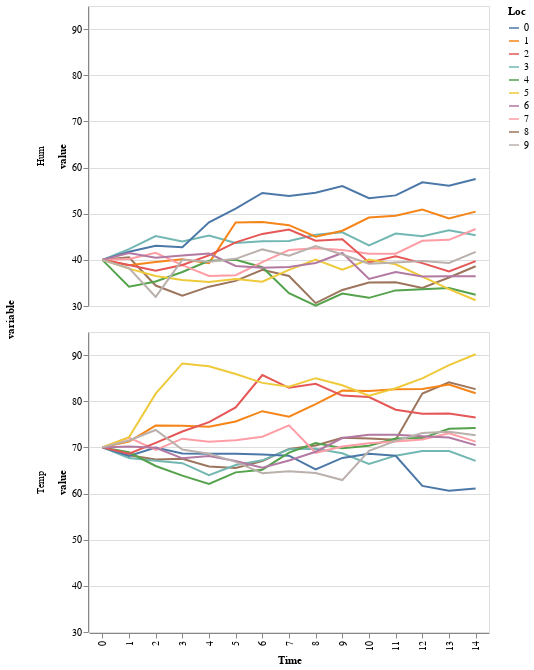

The notebook cell saved with this chart:
### Code cell
alt.Chart(melted).mark_line().encode(
             x='Time:O',
             y=alt.Y('value:Q', scale=alt.Scale(zero=False)),
             color='Loc:N',
             row="variable"
)

### Figure 1 — Vega-Lite specification as saved in the notebook (floating-point values rounded to 4 significant figures; data arrays with more than 128 entries replaced by an {"elided": "..."} marker saying what was removed)
{"$schema": "https://vega.github.io/schema/vega-lite/v2.4.3.json", "config": {"view": {"height": 300, "width": 400}}, "data": {"values": {"elided": "300 records"}}, "encoding": {"color": {"field": "Loc", "type": "nominal"}, "row": {"field": "variable", "type": "nominal"}, "x": {"field": "Time", "type": "ordinal"}, "y": {"field": "value", "scale": {"zero": false}, "type": "quantitative"}}, "mark": "line"}
